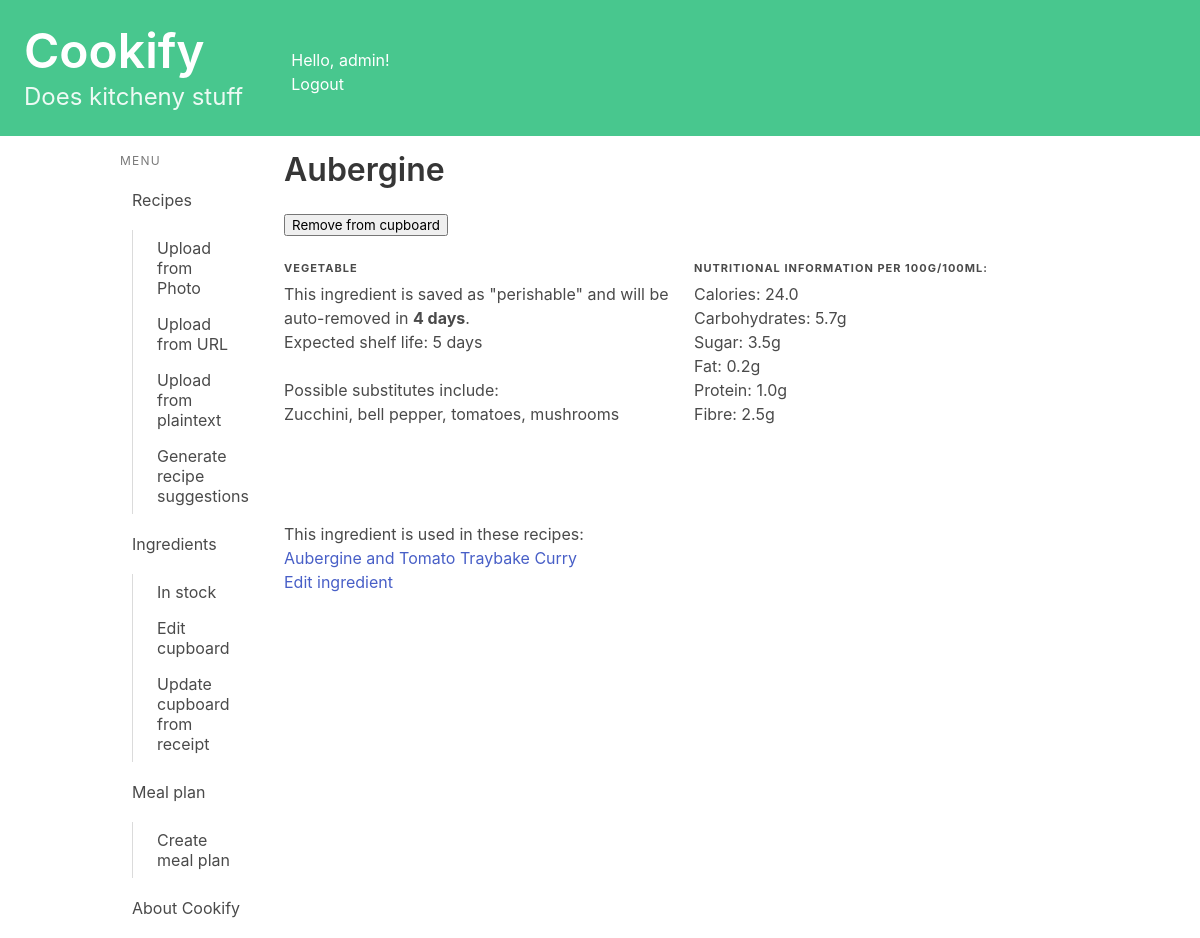
Page /cupboard/ingredients/10/ (signed in) on the earlier database version.
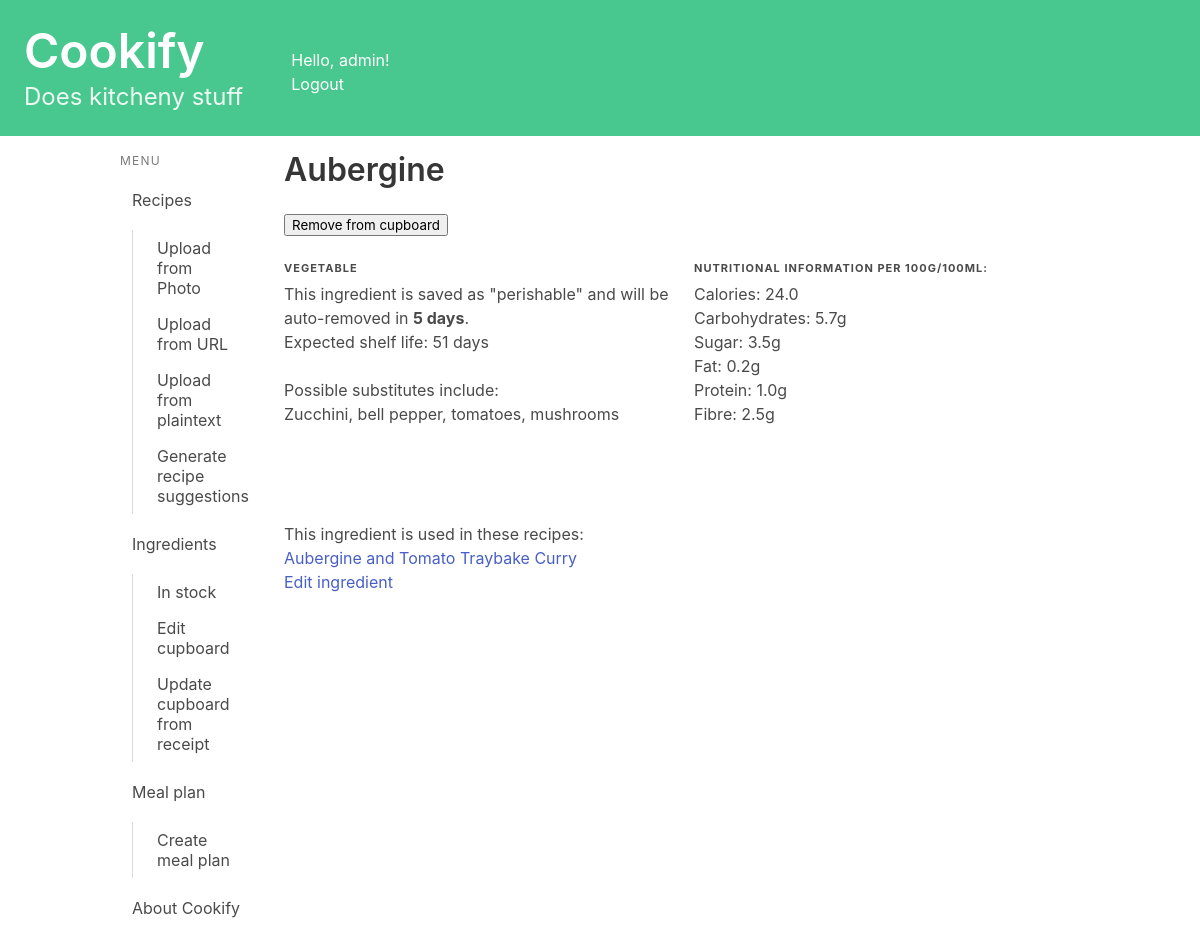
Same page on the later database version.
### cupboard/models.py (models this page shows, shortened)
class Ingredient(models.Model):
    name = models.CharField(max_length=50)
    long_life = models.BooleanField(default= True) #overwritable
    shelf_life = models.IntegerField(default = 14) #overwritable
    substitutes = models.CharField(max_length = 200, blank= True) #overwritable
    category = models.CharField(max_length=60, blank=True) #overwritable
    calories = models.IntegerField(default = 0) #overwritable
    carbohydrates = models.FloatField(default = 0) #overwritable
    sugar = models.FloatField(default = 0) #overwritable
    fat = models.FloatField(default = 0)#overwritable
    protein = models.FloatField(default = 0)#overwritable
    fibre = models.FloatField(default = 0)#overwritable
    typical_weight = models.IntegerField(default = 0)#overwritable

### recipes/models.py (models this page shows, shortened)
class ProfileIngredient(models.Model):
    profile = models.ForeignKey(Profile, on_delete=models.CASCADE, related_name="profile_ingredient")
    ingredient = models.ForeignKey(Ingredient, on_delete=models.CASCADE, related_name="profile_ingredient")
    in_stock = models.BooleanField(default = False)
    date_added = models.DateTimeField(default=timezone.now)
    expiry_date = models.DateField(null=True, blank=True)
    long_life_override = models.BooleanField(null=True, blank=True)
    shelf_life_override = models.IntegerField(null=True, blank=True)
    substitutes_override = models.CharField(max_length=200, blank=True)
    category_override = models.CharField(max_length=60, blank=True)
    calories_override = models.IntegerField(null=True, blank=True)
    carbohydrates_override = models.FloatField(null=True, blank=True)
    sugar_override = models.FloatField(null=True, blank=True)
    fat_override = models.FloatField(null=True, blank=True)
    protein_override = models.FloatField(null=True, blank=True)
    fibre_override = models.FloatField(null=True, blank=True)
    typical_weight_override = models.IntegerField(null=True, blank=True)
    def get_nutrition(self, quantity, unit):
        quantity = convert_to_grams(quantity, unit) # returns
        scale = quantity/100 #because nutrition is stored as x per 100g
        nutrients = self.get_generic_nutrition()
        for key in nutrients.keys():
            if nutrients[key] == None:
                nutrients[key] = 0
            nutrients[key] = round(nutrients[key] * scale, 1)
        output = {"calories": round(nutrients["calories"],0),
                  "carbohydrates": nutrients["carbohydrates"],
                  "sugar": nutrients["sugar"],
                  "fat": nutrients["fat"],
                  "protein": nutrients["protein"],
                  "fibre": nutrients["fibre"],}
        return output
    def check_and_remove_expired(self):
        if (self.in_stock == True
            and self.ingredient.long_life == False
            and self.expiry_date < timezone.now().date()):
            print("Models.recipes.profileingredient.checking and removing")
            self.in_stock = False
    def get_long_life(self):
        if self.long_life_override is not None:
            return self.long_life_override
        else:
            return self.ingredient.long_life
    def get_shelf_life(self):
        if self.shelf_life_override is not None:
            return self.shelf_life_override
        else:
            return self.ingredient.shelf_life
    def get_substitutes(self):
        if self.substitutes_override:
            return self.substitutes_override
        else:
            return self.ingredient.substitutes
    def get_category(self):
        if self.category_override:
            return self.category_override
        else:
            return self.ingredient.category
    def get_calories(self):
        if self.calories_override is not None:
            return self.calories_override
        else:
            return self.ingredient.calories
    def get_carbohydrates(self):
        if self.carbohydrates_override is not None:
            return self.carbohydrates_override
        else:
            return self.ingredient.carbohydrates
    def get_sugar(self):
        if self.sugar_override is not None:
            return self.sugar_override
        else:
            return self.ingredient.sugar
    def get_fat(self):
        if self.fat_override is not None:
            print("getting fat from override")
            return self.fat_override
        else:
            return self.ingredient.fat
    def get_protein(self):
        if self.protein_override is not None:
            return self.protein_override
        else:
            return self.ingredient.protein
    def get_fibre(self):
        if self.fibre_override is not None:
            return self.fibre_override
        else:
            return self.ingredient.fibre
    def get_generic_nutrition(self):
        return {
            "calories": self.get_calories(),
            "carbohydrates": self.get_carbohydrates(),
            "sugar": self.get_sugar(),
            "fat": self.get_fat(),
            "protein": self.get_protein(),
            "fibre": self.get_fibre(),
        }
    class Meta:
        unique_together = ('profile', 'ingredient',)
        ordering = ['-expiry_date']
        get_latest_by = 'expiry_date'

class Recipe(models.Model):
    name = models.CharField(max_length=200)
    method = models.TextField(max_length=5000, blank = True)
    ingredients_string = models.TextField(max_length=1000, blank = True)#Plain text of ingredients
    simplified_ingredients = models.TextField(max_length=1000, blank = True)#Ingredients data
    book = models.CharField(max_length=200, blank = True)
    page = models.CharField(max_length=5, blank = True)
    serves = models.CharField(max_length=5, blank = True)
    serves_int = models.IntegerField(null = True, blank = True)
    description = models.TextField(max_length=500, blank = True)
    url = models.URLField(null = True, blank = True)
    jumbled_input = models.TextField(max_length=8000, blank = True)
    owner = models.ForeignKey(User, on_delete=models.CASCADE, blank=True, null=True)
    from_photo = models.BooleanField(default=False)

### cupboard/views.py (the view)
# urls.py: path('ingredients/<int:ingredient_id>/', views.ingredient_detail, name='ingredient_detail'),
@login_required
def ingredient_detail(request, ingredient_id):
    ingredient = get_object_or_404(Ingredient, pk=ingredient_id)
    profile = request.user.profile
    profile_ingredient = profile.profile_ingredient.get(ingredient = ingredient)
    profile_ingredient.check_and_remove_expired()
    nutrients = profile_ingredient.get_nutrition(100, "g")
    if request.method == 'POST':
        if not profile_ingredient.in_stock:
            profile_ingredient.add_to_cupboard()
        else:
            profile_ingredient.in_stock = False
            profile_ingredient.save()
    try:
        days_until_expiry = (profile_ingredient.expiry_date - date.today()).days
        print(profile_ingredient.expiry_date)
    except:
        days_until_expiry = 0
    recipes = Recipe.objects.filter(recipe_ingredient__profile_ingredient=profile_ingredient)
    context = {'ingredient': ingredient,
               'profile_ingredient': profile_ingredient,
               'recipes': recipes,
               'owned_by_user': profile_ingredient.in_stock,
               'form': EmptyForm,
               'time_to_expiry': days_until_expiry,
               'nutrients': nutrients,}
    return render(request, 'cupboard/ingredient_detail.html', context)

### recipes/templatetags/is_active.py (called while the page is built)
@register.simple_tag
def is_active(request, url):
    if reverse(url) == request.path:
        return "is-active"
    return ""

### cupboard/templates/cupboard/ingredient_detail.html (shortened to what this page needs)
{% extends 'base.html' %}
{% block content %}
<ul><h1 class="title">{{ ingredient.name }}</h1>
    <form method="post">
        {% if owned_by_user %}
        <button type="submit" name="remove_ingredient">Remove from cupboard</button>
        {% else %}
        <button type="submit" name="add_ingredient">Add to cupboard</button>
        {% endif %}
    </form>
<br>
<div class="columns">
    <div class="column is-half">
        {% if profile_ingredient.get_category %}
            <h1 class="heading"><b>{{ profile_ingredient.get_category }}</b></h1>
        {% endif %}
        {% if profile_ingredient.get_long_life %}
            <p>This is a long life ingredient and won't expire from your cupboard</p>
        {% elif owned_by_user %}
            <p>This ingredient is saved as "perishable" and will be auto-removed in <b>{{time_to_expiry}} days</b>.<br>Expected shelf life: {{ profile_ingredient.get_shelf_life }} days</p>
        {% else %}
            <p>This is a perishable item that will be auto-removed. <br>Expected shelf life: {{ profile_ingredient.get_shelf_life }} days</p>
        {% endif %}
        <br><p>Possible substitutes include: <br>{{ profile_ingredient.get_substitutes }}</p><br>
    </div>
    <div class="column is-half">
        <h1 class="heading"><b>Nutritional information per 100g/100ml:</b></h1>
        <p>Calories: {{ nutrients.calories }}</p>
        <p>Carbohydrates: {{ nutrients.carbohydrates }}g</p>
        <p>Sugar: {{ nutrients.sugar }}g</p>
        <p>Fat: {{ nutrients.fat }}g</p>
        <p>Protein: {{ nutrients.protein }}g</p>
        <p>Fibre: {{ nutrients.fibre }}g</p>
    </div>
</div>
{% if recipes %}
<br><br>
This ingredient is used in these recipes:
    {% for recipe in recipes %}
    <p><a href="{% url 'recipes:detail' recipe.id %}">{{ recipe.name }}</a><br></p>
    {% endfor %}
{% else %}
    <p>Add a recipe that uses {{ ingredient.name }} and it should show up here!</p>
{% endif %}
</ul>
<ul><a href="{% url 'cupboard:edit_ingredient' ingredient.id %}">Edit ingredient</a></ul>
{% endblock content %}

### kitchenlife/templates/base.html (shortened to what this page needs)
<!DOCTYPE html>
<html lang="en">
{% load is_active %}
<head>
    <link rel="stylesheet"
          href="https://cdn.jsdelivr.net/npm/bulma@0.9.3/css/bulma.min.css">
</head>
<body>
    <a href="{% url 'index' %} ">
        <section class="hero is-small is-success mb-4">
            <div class="columns">
                <div class="column">
                    <div class="hero-body">
                        <h1 class="title is-1">Cookify</h1>
                        <p class="subtitle is-4">
                            Does kitcheny stuff
                        </p>
                    </div>
                </div>
                <div class="column">
                    <br><br>
                    Hello, {{ user.username|default:'Guest' }}!
                    <div>
                        {% if user.is_authenticated %}
                            <a href="{% url 'logout' %}">Logout</a>
                        {% else %}
                            <a href="{% url 'login' %}">Login</a>
                        {% endif %}
                    </div>
                </div>
            </div>
        </section>
    </a>
    <div class="container">
        <div class="columns">
            <div class="column is-2">
                <aside class="menu">
                  <p class="menu-label">
                    Menu
                  </p>
                  <ul class="menu-list">
                    <li>
                        <a href="{% url 'recipes:index' %}" class="{% is_active request 'recipes:index' %}">Recipes</a>
                        <ul>
                            <a href="{% url 'recipes:upload_photo' %}" class="{% is_active request 'recipes:upload_photo' %}">Upload from Photo</a>
                            <a href="{% url 'recipes:upload_url' %}" class="{% is_active request 'recipes:upload_url' %}">Upload from URL</a>
                            <a href="{% url 'recipes:upload_text' %}" class="{% is_active request 'recipes:upload_text' %}">Upload from plaintext</a>
                            <a href="{% url 'recipes:generate_recipe_suggestion' %}" class="{% is_active request 'recipes:generate_recipe_suggestion' %}">Generate recipe suggestions</a>
                        </ul>
                        <a  href="{% url 'cupboard:ingredients_index' %}" class="{% is_active request 'cupboard:ingredients_index' %}">Ingredients</a>
                        <ul>
                            <a href="{% url 'cupboard:cupboard_index' %}" class="{% is_active request 'cupboard:cupboard_index' %}">In stock</a>
                            <a href="{% url 'cupboard:edit_cupboard' %}" class="{% is_active request 'cupboard:edit_cupboard' %}">Edit cupboard</a>
                            <a href="{% url 'cupboard:edit_cupboard' %}" class="{% is_active request 'cupboard:edit_cupboard' %}">Update cupboard from receipt</a>
                        </ul>
                        <a href="{% url 'mealplan:meal_plan_index' %}" class="{% is_active request 'mealplan:meal_plan_index' %}">Meal plan</a>
                        <ul>
                            <a href="{% url 'mealplan:add_meal_plan' %}" class="{% is_active request 'mealplan:add_meal_plan' %}">Create meal plan</a>
                        </ul>
                        <a href="{% url 'about' %} " class="{% is_active request 'about' %}">About Cookify</a>
                    </li>
                  </ul>
                </aside>
            </div>
            <div class="column">
                {% block content %}
                {% endblock content %}
            </div>
        </div>
    </div>
</body>
</html>

Differences in the rows shown:
changed ProfileIngredient "Zucchini, bell pepper, tomatoes, mushrooms": get_shelf_life "5" → "51"
Other differences:
{{ time_to_expiry }}: "4" → "5"
